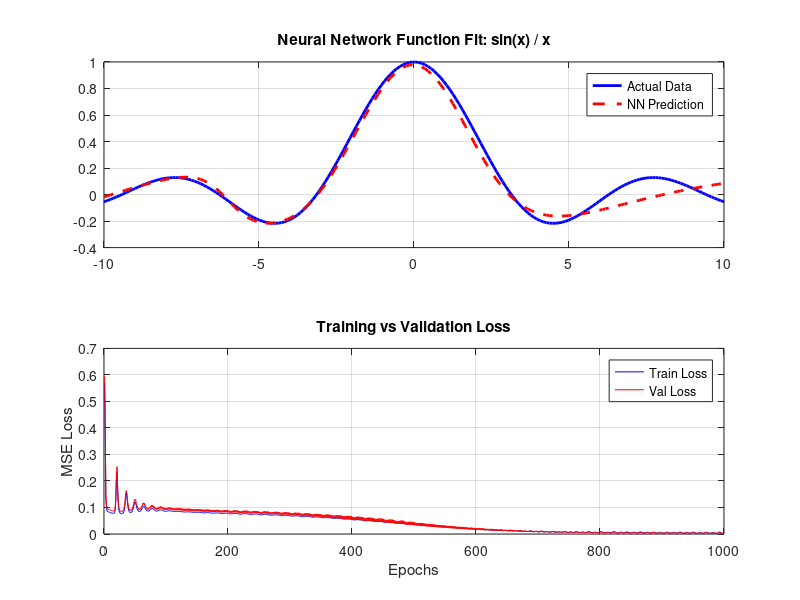

Write the MATLAB code that produced this figure.
% 66_deep_learning_sinc.m
% UniLab Deep Learning: Function Approximation for sin(x)/x

clear all;
close all;
clc;

disp('🧠 UniLab Deep Learning: Sinc Function Approximation');
disp('==================================================');

%% 1. Function Approximation with Neural Network
disp('--- 1. Fitting f(x) = sin(x) / x ---');

% Data Generation
X = linspace(-10, 10, 200)';
% Use a small epsilon to avoid division by zero at x = 0
epsilon = 1e-10;
y = sin(X + epsilon) ./ (X + epsilon);

% Normalization for Sigmoid activation
X_min = min(X); X_max = max(X);
X_norm = (X - X_min) / (X_max - X_min);
y_min = min(y); y_max = max(y);
y_norm = (y - y_min) / (y_max - y_min);

% Train/Validation Split (80/20)
indices = randperm(200);
train_idx = indices(1:160);
val_idx = indices(161:200);

X_train = reshape(X_norm(train_idx), 160, 1); 
y_train = reshape(y_norm(train_idx), 160, 1);
X_val = reshape(X_norm(val_idx), 40, 1); 
y_val = reshape(y_norm(val_idx), 40, 1);

% Manual Neural Network (1 -> 64 -> 64 -> 1)
% Xavier Initialization
W1 = randn(1, 64) * sqrt(1/1); b1 = zeros(1, 64);
W2 = randn(64, 64) * sqrt(1/64); b2 = zeros(1, 64);
W3 = randn(64, 1) * sqrt(1/64); b3 = zeros(1, 1);

% RMSprop parameters
lr = 0.002;
beta = 0.9;
eps_opt = 1e-8;
mW1 = zeros(size(W1)); mb1 = zeros(size(b1));
mW2 = zeros(size(W2)); mb2 = zeros(size(b2));
mW3 = zeros(size(W3)); mb3 = zeros(size(b3));

epochs = 1000;
train_loss_hist = zeros(epochs, 1);
val_loss_hist = zeros(epochs, 1);

for epoch = 1:epochs
    % Forward Pass (Train)
    z1 = X_train * W1 + b1;
    a1 = tanh(z1); 
    z2 = a1 * W2 + b2;
    a2 = tanh(z2);
    z3 = a2 * W3 + b3;
    a3 = z3; % Linear output for regression
    
    % Loss (MSE)
    err = a3 - y_train;
    train_loss = mean(err.^2);
    train_loss_hist(epoch) = train_loss;
    
    % Forward Pass (Validation)
    vz1 = X_val * W1 + b1; va1 = tanh(vz1);
    vz2 = va1 * W2 + b2; va2 = tanh(vz2);
    vz3 = va2 * W3 + b3; va3 = vz3;
    val_loss = mean((va3 - y_val).^2);
    val_loss_hist(epoch) = val_loss;
    
    % Backward Pass
    d_z3 = 2 * err / length(X_train);
    d_W3 = a2' * d_z3;
    d_b3 = sum(d_z3, 1);
    
    d_a2 = d_z3 * W3';
    d_z2 = d_a2 .* (1 - a2.^2);
    d_W2 = a1' * d_z2;
    d_b2 = sum(d_z2, 1);
    
    d_a1 = d_z2 * W2';
    d_z1 = d_a1 .* (1 - a1.^2);
    d_W1 = X_train' * d_z1;
    d_b1 = sum(d_z1, 1);
    
    % Update (RMSprop)
    mW3 = beta * mW3 + (1-beta) * d_W3.^2;
    mb3 = beta * mb3 + (1-beta) * d_b3.^2;
    W3 = W3 - lr * d_W3 ./ (sqrt(mW3) + eps_opt);
    b3 = b3 - lr * d_b3 ./ (sqrt(mb3) + eps_opt);
    
    mW2 = beta * mW2 + (1-beta) * d_W2.^2;
    mb2 = beta * mb2 + (1-beta) * d_b2.^2;
    W2 = W2 - lr * d_W2 ./ (sqrt(mW2) + eps_opt);
    b2 = b2 - lr * d_b2 ./ (sqrt(mb2) + eps_opt);
    
    mW1 = beta * mW1 + (1-beta) * d_W1.^2;
    mb1 = beta * mb1 + (1-beta) * d_b1.^2;
    W1 = W1 - lr * d_W1 ./ (sqrt(mW1) + eps_opt);
    b1 = b1 - lr * d_b1 ./ (sqrt(mb1) + eps_opt);
    
    if mod(epoch, 100) == 0
        disp(['Epoch ', num2str(epoch), ': Train Loss = ', num2str(train_loss), ', Val Loss = ', num2str(val_loss)]);
    end
end

% Final Prediction
z1_f = X_norm * W1 + b1; a1_f = tanh(z1_f);
z2_f = a1_f * W2 + b2; a2_f = tanh(z2_f);
y_pred_norm = a2_f * W3 + b3;
y_pred = y_pred_norm * (y_max - y_min) + y_min;

% Plotting Results
disp(' ');
disp('--- 2. Visualization ---');
figure;
subplot(2, 1, 1);
plot(X, y, 'b', 'LineWidth', 2); hold on;
plot(X, y_pred, 'r--', 'LineWidth', 2);
title('Neural Network Function Fit: sin(x) / x');
legend('Actual Data', 'NN Prediction');
grid on;

subplot(2, 1, 2);
plot(1:epochs, train_loss_hist, 'b'); hold on;
plot(1:epochs, val_loss_hist, 'r');
title('Training vs Validation Loss');
xlabel('Epochs'); ylabel('MSE Loss');
legend('Train Loss', 'Val Loss');
grid on;

disp('Deep Learning Sinc Session Complete.');
